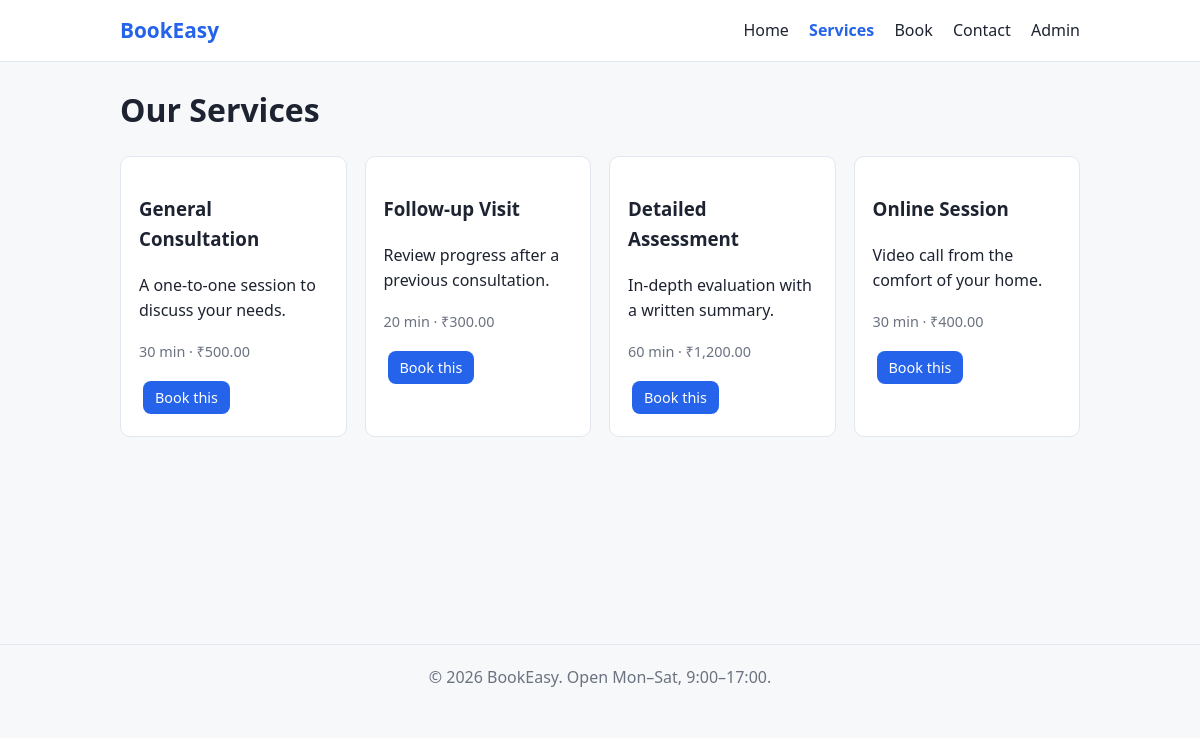
/services.php, run on the app's committed database.
### tables this page shows
CREATE TABLE services (
  id INT AUTO_INCREMENT PRIMARY KEY,
  name VARCHAR(100) NOT NULL,
  description VARCHAR(255) NOT NULL,
  duration_min INT NOT NULL,
  price DECIMAL(8,2) NOT NULL
);

### includes/functions.php (called while the page is built, shortened)
<?php
function e($v) { return htmlspecialchars((string)$v, ENT_QUOTES, 'UTF-8'); }

### services.php (the view)
<?php $title = 'Services'; require 'includes/db.php'; require 'includes/header.php';
$services = $pdo->query("SELECT * FROM services ORDER BY id")->fetchAll(); ?>
<h1>Our Services</h1>
<div class="grid">
<?php foreach ($services as $s): ?>
  <div class="card">
    <h3><?= e($s['name']) ?></h3>
    <p><?= e($s['description']) ?></p>
    <p class="meta"><?= (int)$s['duration_min'] ?> min &middot; &#8377;<?= number_format($s['price'], 2) ?></p>
    <a class="btn small" href="book.php?service=<?= (int)$s['id'] ?>">Book this</a>
  </div>
<?php endforeach; ?>
</div>
<?php require 'includes/footer.php'; ?>

### includes/header.php (shortened to what this page needs)
<?php require_once __DIR__ . '/functions.php'; $page = basename($_SERVER['PHP_SELF']); ?>
<!DOCTYPE html>
<html lang="en">
<head>
<link rel="stylesheet" href="css/style.css">
</head>
<body>
<header>
  <div class="wrap nav">
    <a class="logo" href="index.php">BookEasy</a>
    <nav>
      <?php foreach (['index.php'=>'Home','services.php'=>'Services','book.php'=>'Book','contact.php'=>'Contact','admin.php'=>'Admin'] as $f=>$l): ?>
        <a href="<?= $f ?>" class="<?= $page===$f?'active':'' ?>"><?= $l ?></a>
      <?php endforeach; ?>
    </nav>
  </div>
</header>
<main class="wrap">

### includes/footer.php
</main>
<footer><div class="wrap">&copy; <?= date('Y') ?> BookEasy. Open Mon&ndash;Sat, 9:00&ndash;17:00.</div></footer>
</body>
</html>

### css/style.css (style rules this page uses)
:root { --bg:#f7f8fa;--fg:#1d2330;--card:#fff;--brand:#2563eb;--line:#e2e6ee;--bad:#b42318;--ok:#157347 }
* { box-sizing:border-box }
body { margin:0;font-family:system-ui,Segoe UI,Arial,sans-serif;background:var(--bg);color:var(--fg);line-height:1.6 }
.wrap { max-width:1000px;margin:0 auto;padding:0 20px }
main { padding:30px 20px;min-height:70vh }
header { background:var(--card);border-bottom:1px solid var(--line) }
.nav { display:flex;justify-content:space-between;align-items:center;padding:14px 20px;flex-wrap:wrap;gap:10px }
.logo { font-weight:700;font-size:1.3rem;color:var(--brand);text-decoration:none }
nav a { margin-left:16px;text-decoration:none;color:var(--fg) }
nav a.active { color:var(--brand);font-weight:600 }
.btn { display:inline-block;background:var(--brand);color:#fff;border:0;padding:10px 20px;border-radius:8px;text-decoration:none;cursor:pointer;font-size:1rem;margin:4px }
.btn.small { padding:5px 12px;font-size:.9rem }
.grid { display:grid;grid-template-columns:repeat(auto-fit,minmax(220px,1fr));gap:18px }
.card { background:var(--card);border:1px solid var(--line);border-radius:10px;padding:18px;margin-bottom:12px }
.meta { color:#6b7280;font-size:.9rem }
footer { text-align:center;padding:20px;color:#6b7280;border-top:1px solid var(--line) }

### data on the page
services: name "General Consultation", description "A one-to-one session to discuss your needs.", duration_min "30", price "500.00"
services: name "Follow-up Visit", description "Review progress after a previous consultation.", duration_min "20", price "300.00"
services: name "Detailed Assessment", description "In-depth evaluation with a written summary.", duration_min "60", price "1,200.00"
services: name "Online Session", description "Video call from the comfort of your home.", duration_min "30", price "400.00"

### other printed values
$l "Home"
$l "Services"
$l "Book"
$l "Contact"
$l "Admin"
